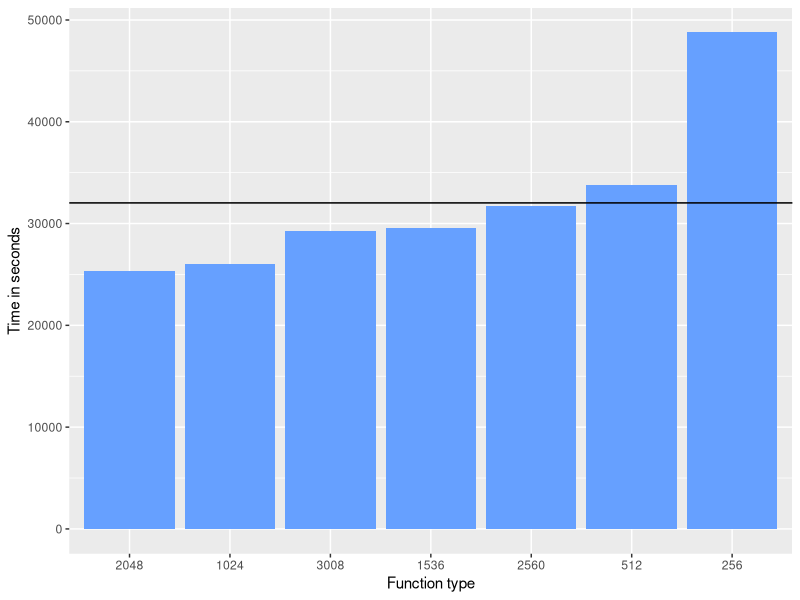

Write R code to recreate this figure.
setwd('/Users/yoshimori/Desktop/Magisterka/New/CloudFunctionOptimizer/plots')
library('ggplot2')
types = read.table("./data/real.csv",header = TRUE)

user_time=32029

types
types$type <- factor(types$type, levels = types$type[order(types$time)])

ggplot(types, aes(x = type, y=time)) + geom_bar(position="dodge", stat="identity", fill = "#66a0ff") + geom_hline(yintercept = user_time) + ylab("Time in seconds") + xlab("Function type")

# ggsave("compare-times-small.pdf", width = 9, height = 9, units = "cm")
# average_user_time = 32029